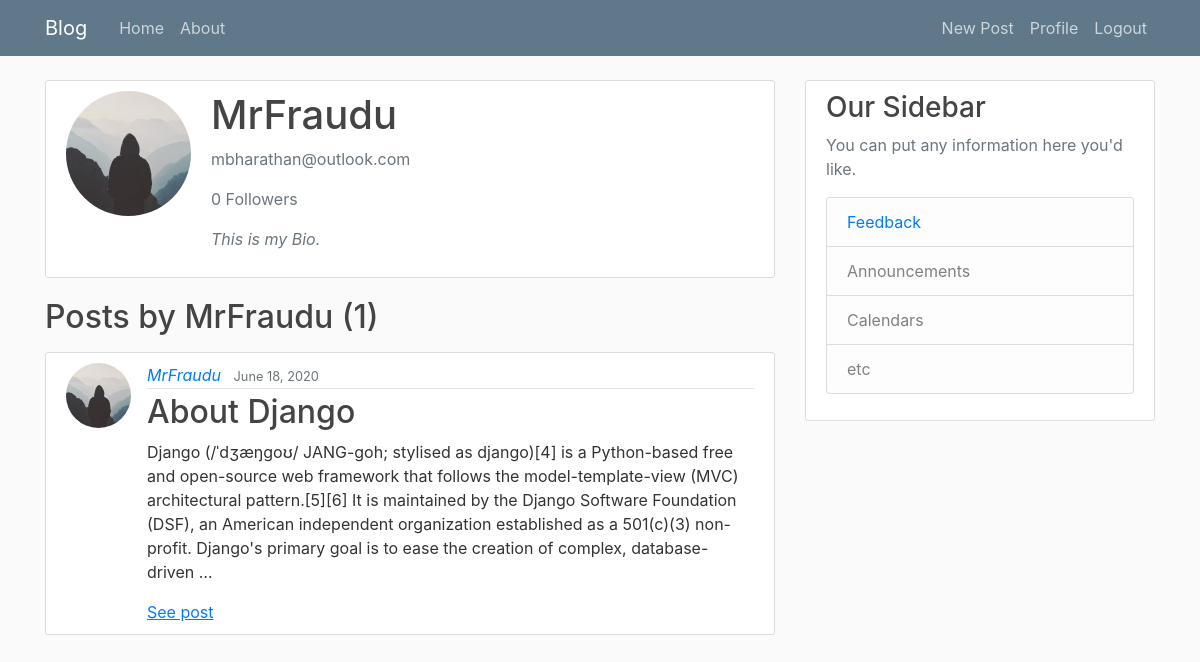
The page /user/MrFraudu (signed in) on the database as committed earlier.
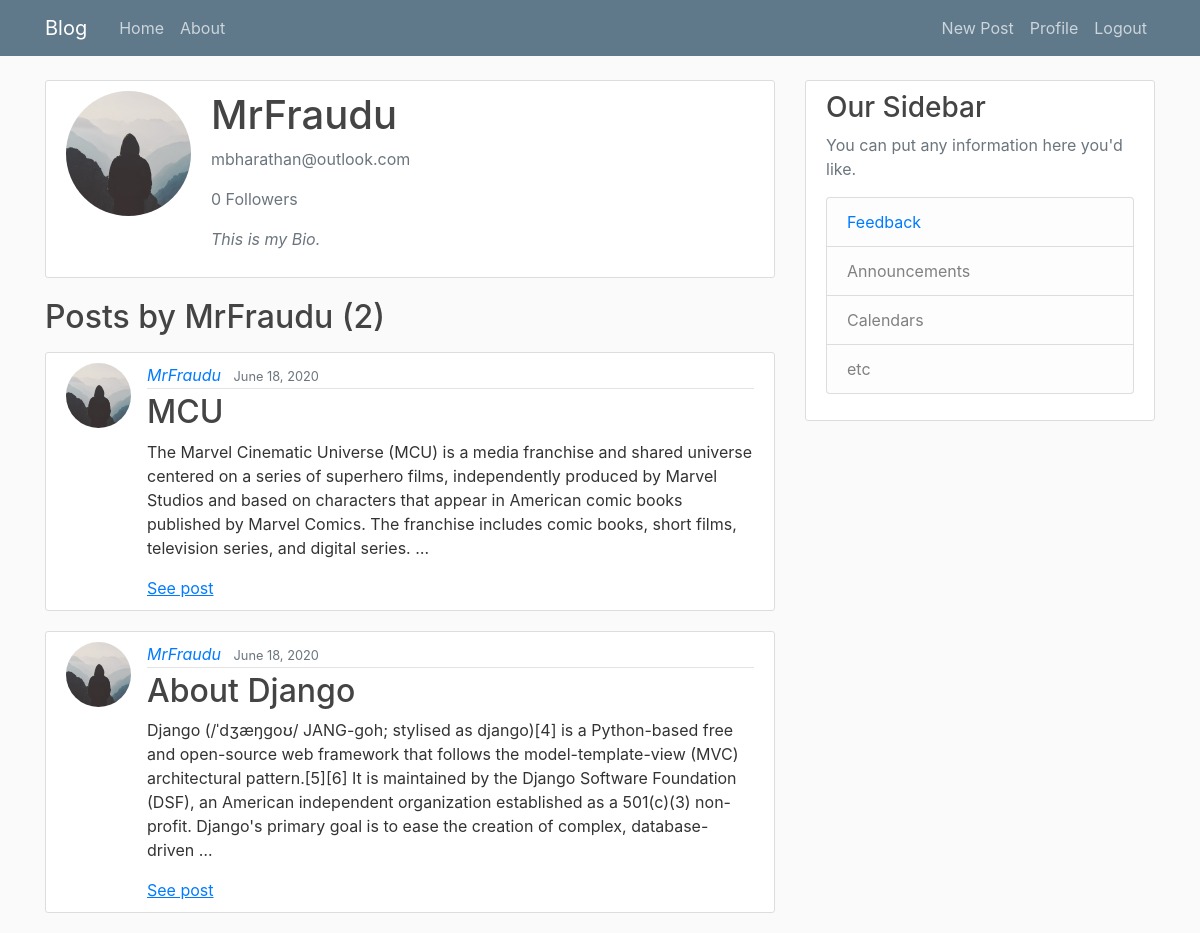
The same page on the database as committed later.
### blog/models.py (models this page shows, shortened)
class Post(models.Model):
	title = models.CharField(max_length=100)
	content = models.TextField(validators=[MinLengthValidator(200)])
	liked = models.ManyToManyField(User, default=None, blank=True, related_name = 'liked')
	date_posted = models.DateTimeField(default=timezone.now)
	author = models.ForeignKey(User, on_delete=models.CASCADE, related_name = 'author')

### users/models.py (models this page shows, shortened)
class Profile(models.Model):
    user = models.OneToOneField(User, on_delete=models.CASCADE)
    followed = models.ManyToManyField(User, default=None, blank=True, related_name = 'followed')
    bio = models.TextField(default='')
    image = models.ImageField(default='default.jpg', upload_to='profile_pics')

### blog/views.py (the view)
# urls.py: path('user/<str:username>', UserPostListView.as_view(), name='user-posts'),
class UserPostListView(LoginRequiredMixin, ListView):
	model = Post
	template_name = 'blog/user_posts.html'
	context_object_name = 'posts'
	paginate_by = 5
	def get_queryset(self):
		user = get_object_or_404(User, username=self.kwargs.get('username'))
		return Post.objects.filter(author=user).order_by('-date_posted')

### blog/templates/blog/user_posts.html (shortened to what this page needs)
{% extends "blog/base.html" %}
{% block content %}
    {% for post in posts %}
      {% if forloop.first %}
        <div class="media media content-section">
          <img class="rounded-circle account-img" src="{{ post.author.profile.image.url }}">
          <div class="media-body">
            <h2 class="account-heading">{{ post.author }}</h2>
            <p class="text-secondary">{{ post.author.email }}</p>
            <p class="text-secondary">{{ post.author.profile.followed.all.count }} Followers</p>
            <p class="text-secondary"><em>{{ post.author.profile.bio }}</em></p>
          </div>
        </div>
      {% endif %}
    {% endfor %}
    <h2 class="mb-3">Posts by {{ view.kwargs.username }} ({{ page_obj.paginator.count }})</h2>
    {% for post in posts %}
        <article class="media content-section">
          <img class="rounded-circle article-img" src="{{ post.author.profile.image.url }}">
          <div class="media-body">
            <div class="article-metadata">
              <a class="mr-2" href="{% url 'user-posts' post.author.username %}"><em>{{ post.author }}</em></a>
              <small class="text-muted">{{ post.date_posted|date:"F d, Y" }}</small>
            </div>
            <h2><a class="article-title" href="{% url 'post-detail' post.id %}">{{ post.title }}</a></h2>
            <p class="article-content">{{ post.content |truncatewords:"50" }}</p>
            <a href="{% url 'post-detail' post.id %}"><u>See post</u></a>
          </div>
        </article>
    {% endfor %}
{% endblock content %}

Rows that differ between the two databases and show on the page:
no longer on one of the page's lists (row unchanged): Post: author "MrFraudu", author.email "mbharathan@outlook.com", author.profile.followed.all.count "0", author.profile.bio "This is my Bio."
added Post: author.profile.image (placeholder picture), author "MrFraudu", author.email "mbharathan@outlook.com", author.profile.followed.all.count "0", author.profile.bio "This is my Bio.", date_posted "June 18, 2020", title "MCU", content "The Marvel Cinematic Universe (MCU) is a media franchise and shared universe centered on a series of superhero films, independently produced by Marvel Studios and based on characters that appear in American comic books published by Marvel Comics. The franchise includes comic books, short films, television series, and digital series. …"
Other text that changed with them:
{{ page_obj.paginator.count }}: "1" → "2"
